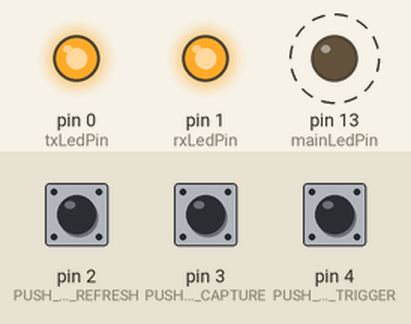
Recording of a sketch running on a simulated Arduino Uno, built with avr-gcc and run on an emulated ATmega328P. On the bench: output pins drawn as LEDs (lit = HIGH). Dashed ring = blinking. The inputs (shaded band) are chosen by the test bench; at power-on: pin 2 (PUSH_BUTTON_REFRESH) LOW, pin 3 (PUSH_BUTTON_CAPTURE) LOW, pin 4 (PUSH_BUTTON_TRIGGER) LOW. No radio packets arrive unless stated.

Above: at 0.07 s.
Timing chart, 0 to 3.0 s (numbered marks = the images above):
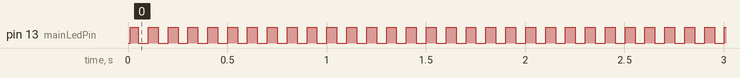

Measured:
- by itself, pin 13 (mainLedPin): alternates HIGH for 0.05 s and LOW for 0.05 s

The sketch:

car_Key_Unlock_by_RF_Module_by_UnknownEng.ino
```cpp
#include <IRremote.h>
#include <RF24.h>

// Define the pin numbers for the RX, TX, and main LEDs
const int rxLedPin = 1; // RX LED
const int txLedPin = 0; // TX LED
const int mainLedPin = 13; // Main LED

// Define the interval in milliseconds for the main LED
const unsigned long mainInterval = 50; // 50 milliseconds


// Initialize the last update time for the main LED
unsigned long lastMainUpdateTime = 0;

// Define the IR receiver pin
#define RECEIVER_PIN 7

// Define the IR sender pin
#define SENDER_PIN 10

// Define the RF sender pin
#define RF_SENDER_PIN 9

// Define the RF receiver pin
#define RF_RECEIVER_PIN 8

// Define the IR sender code for the car key
#define CAR_KEY_CODE 0xFFA25D

// Define the RF sender code for the car key
#define CAR_KEY_RF_CODE 0x01

// Initialize the IR receiver
IRrecv irrecv(RECEIVER_PIN);

// Initialize the IR sender
IRsend irsend(SENDER_PIN);

// Initialize the RF sender
RF24 rfSender(RF_SENDER_PIN, RF_SENDER_PIN);

// Initialize the RF receiver
RF24 rfReceiver(RF_RECEIVER_PIN, RF_RECEIVER_PIN);

// Define the push buttons
const int PUSH_BUTTON_REFRESH = 2;
const int PUSH_BUTTON_CAPTURE = 3;
const int PUSH_BUTTON_TRIGGER = 4;

// Initialize the push buttons
int pushButtonRefresh = 0;
int pushButtonCapture = 0;
int pushButtonTrigger = 0;

// Decode results variable for IR
decode_results results;

// Define the initial value for the rolling code
unsigned int rollingCode = 0;

void setup() {
  // Set the push buttons as input
  pinMode(PUSH_BUTTON_REFRESH, INPUT);
  pinMode(PUSH_BUTTON_CAPTURE, INPUT);
  pinMode(PUSH_BUTTON_TRIGGER, INPUT);

  // Set the RX, TX, and main LED pins as outputs
  pinMode(rxLedPin, OUTPUT);
  pinMode(txLedPin, OUTPUT);
  pinMode(mainLedPin, OUTPUT);

  // Start the IR receiver
  irrecv.enableIRIn();

  // Start the RF sender and receiver
  rfSender.begin();
  rfReceiver.begin();

  // Turn all the LEDs on
  digitalWrite(rxLedPin, HIGH);
  digitalWrite(txLedPin, HIGH);
  digitalWrite(mainLedPin, HIGH);
}

void loop() {
  // Check the push buttons
  pushButtonRefresh = digitalRead(PUSH_BUTTON_REFRESH);
  pushButtonCapture = digitalRead(PUSH_BUTTON_CAPTURE);
  pushButtonTrigger = digitalRead(PUSH_BUTTON_TRIGGER);

  // If the refresh button is pressed
  if (pushButtonRefresh == HIGH) {
    // Refresh the program
    reset();
  }

  // If the capture button is pressed
  if (pushButtonCapture == HIGH) {
    // Capture the RF signal
    captureRF();
  }

  // If the trigger button is pressed
  if (pushButtonTrigger == HIGH) {
    // Trigger the RF signal
    triggerRF();
  }

  // Check for IR signals
  if (irrecv.decode(&results)) {
    // Check if the received code matches the car key code
    if (results.value == CAR_KEY_CODE) {
      // Trigger the RF signal
      triggerRF();
    }

    // Reset the IR receiver
    irrecv.resume();
  }

  // Check for RF signals
  if (rfReceiver.available()) {
    // Read the RF signal
    byte rfSignal[32]; // Assuming a maximum payload size of 32 bytes
    rfReceiver.read(&rfSignal, sizeof(rfSignal));

    // Check if the received RF signal matches the car key RF code
    if (rfSignal[0] == CAR_KEY_RF_CODE) {
      // Trigger the RF signal
      triggerRF();
    }
  }

  // Check if it's time to update the main LED
  if (millis() - lastMainUpdateTime >= mainInterval) {
    // Toggle the main LED
    digitalWrite(mainLedPin, !digitalRead(mainLedPin));
    // Update the last main update time
    lastMainUpdateTime = millis();
  }
}

void captureRF() {
  // Capture the RF signal
  // ...
}

void triggerRF() {
  // Increment the rolling code
  rollingCode++;

  // Create the RF signal with rolling code
  byte rfSignal[32]; // Assuming a maximum payload size of 32 bytes

  // Assign the rolling code as the first byte of the RF signal
  rfSignal[0] = rollingCode;

  // Transmit the RF signal
  rfSender.write(&rfSignal, sizeof(rfSignal));
}

void reset() {
  // Reset the program
  // ...
}
```
